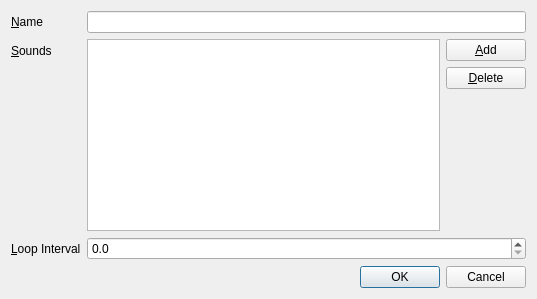
<?xml version="1.0" encoding="UTF-8"?>
<ui version="4.0">
 <class>SoundEffectDialog</class>
 <widget class="QDialog" name="SoundEffectDialog">
  <property name="geometry">
   <rect>
    <x>0</x>
    <y>0</y>
    <width>537</width>
    <height>299</height>
   </rect>
  </property>
  <property name="acceptDrops">
   <bool>true</bool>
  </property>
  <property name="windowTitle">
   <string>Dialog</string>
  </property>
  <layout class="QVBoxLayout" name="verticalLayout">
   <item>
    <layout class="QFormLayout" name="formLayout">
     <item row="0" column="0">
      <widget class="QLabel" name="label">
       <property name="text">
        <string>&amp;Name</string>
       </property>
       <property name="buddy">
        <cstring>name</cstring>
       </property>
      </widget>
     </item>
     <item row="0" column="1">
      <widget class="QLineEdit" name="name"/>
     </item>
     <item row="1" column="0">
      <widget class="QLabel" name="label_2">
       <property name="text">
        <string>&amp;Sounds</string>
       </property>
       <property name="buddy">
        <cstring>sound_list</cstring>
       </property>
      </widget>
     </item>
     <item row="1" column="1">
      <layout class="QHBoxLayout" name="horizontalLayout">
       <item>
        <widget class="QListWidget" name="sound_list">
         <property name="sortingEnabled">
          <bool>true</bool>
         </property>
        </widget>
       </item>
       <item>
        <layout class="QVBoxLayout" name="verticalLayout_2">
         <item>
          <widget class="QPushButton" name="add_button">
           <property name="text">
            <string>&amp;Add</string>
           </property>
          </widget>
         </item>
         <item>
          <widget class="QPushButton" name="delete_button">
           <property name="enabled">
            <bool>true</bool>
           </property>
           <property name="text">
            <string>&amp;Delete</string>
           </property>
          </widget>
         </item>
         <item>
          <spacer name="verticalSpacer">
           <property name="orientation">
            <enum>Qt::Vertical</enum>
           </property>
           <property name="sizeHint" stdset="0">
            <size>
             <width>20</width>
             <height>40</height>
            </size>
           </property>
          </spacer>
         </item>
        </layout>
       </item>
      </layout>
     </item>
     <item row="2" column="0">
      <widget class="QLabel" name="label_3">
       <property name="text">
        <string>&amp;Loop Interval</string>
       </property>
       <property name="buddy">
        <cstring>interval</cstring>
       </property>
      </widget>
     </item>
     <item row="2" column="1">
      <widget class="QDoubleSpinBox" name="interval">
       <property name="decimals">
        <number>1</number>
       </property>
       <property name="minimum">
        <double>0.000000000000000</double>
       </property>
       <property name="maximum">
        <double>120.000000000000000</double>
       </property>
       <property name="singleStep">
        <double>1.000000000000000</double>
       </property>
       <property name="value">
        <double>0.000000000000000</double>
       </property>
      </widget>
     </item>
    </layout>
   </item>
   <item>
    <widget class="QDialogButtonBox" name="buttonBox">
     <property name="enabled">
      <bool>true</bool>
     </property>
     <property name="orientation">
      <enum>Qt::Horizontal</enum>
     </property>
     <property name="standardButtons">
      <set>QDialogButtonBox::Cancel|QDialogButtonBox::Ok</set>
     </property>
    </widget>
   </item>
  </layout>
 </widget>
 <tabstops>
  <tabstop>name</tabstop>
  <tabstop>add_button</tabstop>
  <tabstop>delete_button</tabstop>
  <tabstop>sound_list</tabstop>
 </tabstops>
 <resources/>
 <connections>
  <connection>
   <sender>buttonBox</sender>
   <signal>accepted()</signal>
   <receiver>SoundEffectDialog</receiver>
   <slot>accept()</slot>
   <hints>
    <hint type="sourcelabel">
     <x>227</x>
     <y>280</y>
    </hint>
    <hint type="destinationlabel">
     <x>157</x>
     <y>274</y>
    </hint>
   </hints>
  </connection>
  <connection>
   <sender>buttonBox</sender>
   <signal>rejected()</signal>
   <receiver>SoundEffectDialog</receiver>
   <slot>reject()</slot>
   <hints>
    <hint type="sourcelabel">
     <x>295</x>
     <y>286</y>
    </hint>
    <hint type="destinationlabel">
     <x>286</x>
     <y>274</y>
    </hint>
   </hints>
  </connection>
 </connections>
</ui>
